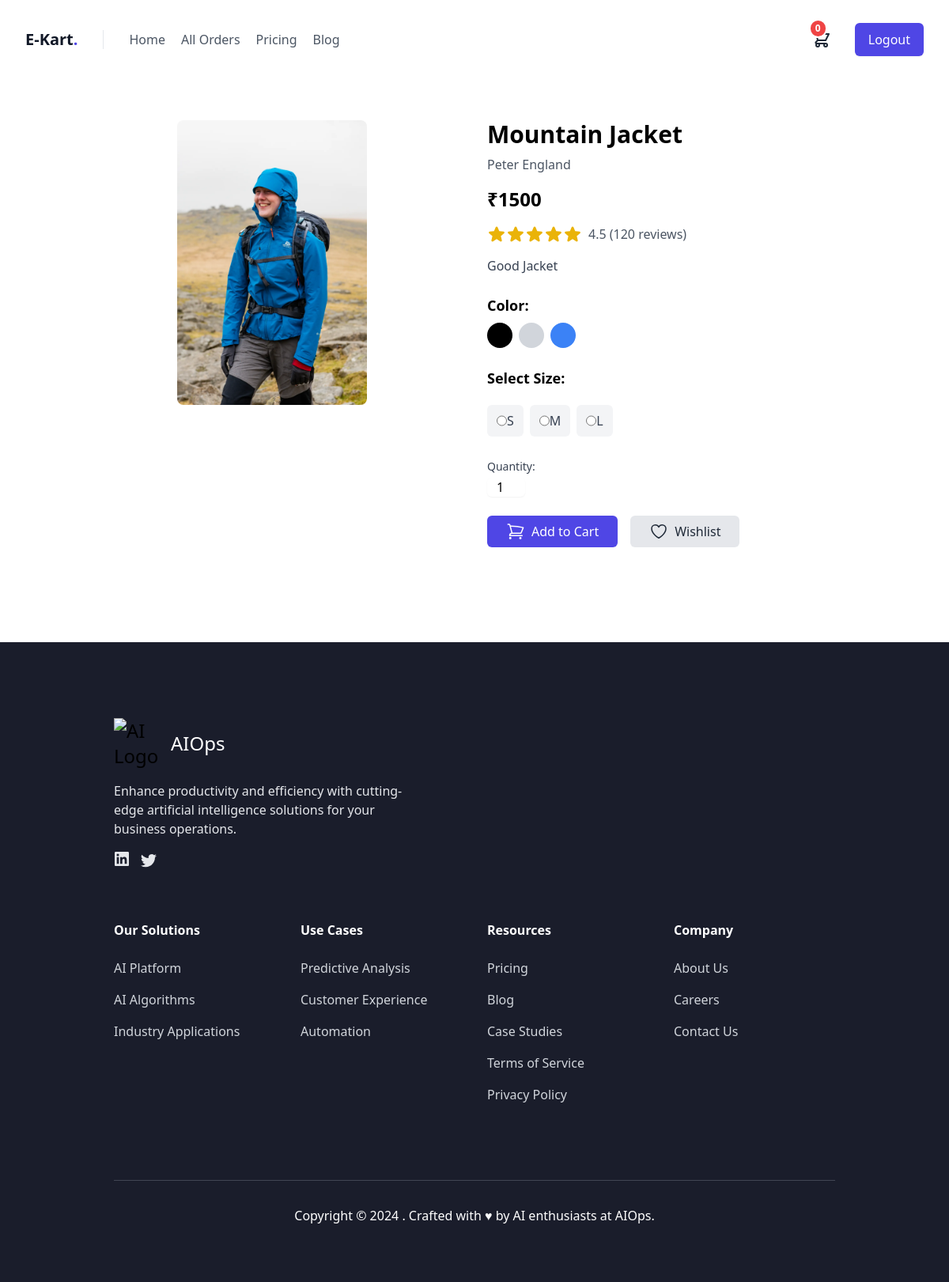
Screenshot of /product/46/detail with the database file from the repository.
### store/models.py (models this page shows, shortened)
class BaseModel(models.Model):
    created_date=models.DateTimeField(auto_now_add=True)
    updated_date=models.DateTimeField(auto_now=True)
    is_active=models.BooleanField(default=True)

class Product(BaseModel):
    title=models.CharField(max_length=200)
    description=models.TextField()
    price=models.PositiveIntegerField()
    picture=models.ImageField(upload_to="product_images",null=True,blank=True)
    brand_object=models.ForeignKey(Brand,on_delete=models.CASCADE)
    category_object=models.ForeignKey(Category,on_delete=models.CASCADE)
    size_objects=models.ManyToManyField(Size)
    tag_objects=models.ManyToManyField(Tag)
    color=models.CharField(max_length=200)

class Brand(BaseModel):
    name=models.CharField(max_length=200)
    def __str__(self):
        return self.name

class Size(BaseModel):
    name=models.CharField(max_length=200)
    def __str__(self):
        return self.name

### store/views.py (the view)
# urls.py: path("product/<int:pk>/detail",views.ProductDetailView.as_view(),name="product-detail"),
class ProductDetailView(View):
    template_name="product_detail.html"
    def get(self,request,*args,**kwargs):
        id=kwargs.get("pk")
        qs=Product.objects.get(id=id)
        return render(request,self.template_name,{"product":qs})

### store/context_processors.py (called while the page is built)
def cart_count_context(request):
    count=0
    if request.user.is_authenticated:
        count=BasketItem.objects.filter(basket_object=request.user.cart,is_order_placed=False).count()
    return {"item_count":count}

### store/templates/product_detail.html (shortened to what this page needs)
{% extends 'user.base.html' %}
{% block main_block %}
<div class="bg-white ">
  <div class="container mx-auto px-4 py-8">
    <div class="flex flex-wrap -mx-4">
      <div class="w-full md:w-1/2 px-4 mb-8">
        {% if product.picture %}
        <img src="{{product.picture.url}}" id="mainImage" class="w-2/4 h-4/4 mx-auto rounded-lg">
        {% endif %}
      </div>
      <div class="w-full md:w-1/2 px-4">
        <h2 class="text-3xl font-bold mb-2">{{product.title}}</h2>
        <p class="text-gray-600 mb-4">{{product.brand_object}}</p>
        <div class="mb-4">
          <span class="text-2xl font-bold mr-2">₹{{product.price}}</span>
        </div>
        <div class="flex items-center mb-4">
          <span class="ml-2 text-gray-600">4.5 (120 reviews)</span>
        </div>
        <p class="text-gray-700 mb-6">{{product.description}}</p>
        <div class="mb-6">
          <h3 class="text-lg font-semibold mb-2">Color:</h3>
          <div class="flex space-x-2">
            <button
              class="w-8 h-8 bg-black rounded-full focus:outline-none focus:ring-2 focus:ring-offset-2 focus:ring-black"></button>
            <button
              class="w-8 h-8 bg-gray-300 rounded-full focus:outline-none focus:ring-2 focus:ring-offset-2 focus:ring-gray-300"></button>
            <button
              class="w-8 h-8 bg-blue-500 rounded-full focus:outline-none focus:ring-2 focus:ring-offset-2 focus:ring-blue-500"></button>
          </div>
        </div>
        <form action="{%url 'addtocart' product.id%}" method="post">
          <div class="mb-4">
            <h3 class="text-lg font-semibold mb-2">Select Size:</h3>
            <div class="flex items-center mt-2">
              <div class="flex gap-x-2">
                {%for size in product.size_objects.all%}
                <label
                  class="flex bg-gray-100 text-gray-700 rounded-md px-3 py-2 my-3  hover:bg-indigo-300 cursor-pointer ">
                  <input type="radio" value="{{size}}" name="size">{{size}}</input>
                </label>
                {%endfor%}
              </div>
            </div>
          </div>
          <div class="mb-6">
            <label for="quantity" class="block text-sm font-medium text-gray-700 mb-1">Quantity:</label>
            <input type="number" id="quantity" name="quantity" min="1" value="1"
              class="w-12 text-center rounded-md border-gray-300  shadow-sm focus:border-indigo-300 focus:ring focus:ring-indigo-200 focus:ring-opacity-50">
          </div>
          <div class="flex space-x-4 mb-6">
            <button type="submit"
              class="bg-indigo-600 flex gap-2 items-center text-white px-6 py-2 rounded-md hover:bg-indigo-700 focus:outline-none focus:ring-2 focus:ring-indigo-500 focus:ring-offset-2">
              Add to Cart
            </button>
            <button
              class="bg-gray-200 flex gap-2 items-center  text-gray-800 px-6 py-2 rounded-md hover:bg-gray-300 focus:outline-none focus:ring-2 focus:ring-gray-500 focus:ring-offset-2">
              Wishlist
            </button>
          </div>
        </form>
      </div>
    </div>
  </div>
</div>
{% endblock %}

### rows the page displays
Product: picture (picture), title "Mountain Jacket", brand_object "Peter England", price "1500", description "Good Jacket"
Size: name "S"
Size: name "M"
Size: name "L"

### other values shown
{{ item_count }} "0"
